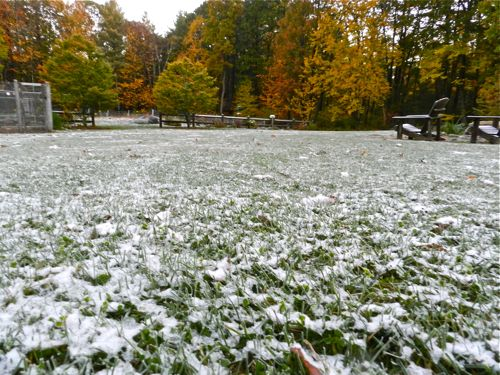
#> input picture src/AI/Detection/sample1.jpg, 500 x 375 px
$ python -i snow_detector_realtime.py   (imports and definitions only)
#> lines starting #> are read from the running program, lines starting #| are printed output that depends on the picture; after the words box and inside, x2 and y2 are one past the last pixel; in counts of white or black regions, pixels touching at a corner belong together
#> further down, picture is the input picture: shape (375, 500, 3); mean B, G, R 112.3, 133.6, 134.9
"""
Terrabot Real-Time Snow Detection with Mainframe Integration
Adaptive CV-based snow detection with socket communication to C++ mainframe
"""

import cv2
import numpy as np
import socket
import json
import time
import threading
from dataclasses import dataclass, asdict
from typing import List, Tuple


@dataclass
class SnowDetection:
    """Snow detection data structure matching C++ mainframe"""
    x: float              # Center X coordinate (normalized 0-1)
    y: float              # Center Y coordinate (normalized 0-1)
    width: float          # Bounding box width (normalized 0-1)
    height: float         # Bounding box height (normalized 0-1)
    confidence: float     # Detection confidence (0-1)
    timestamp: float      # Unix timestamp

    def to_dict(self):
        return asdict(self)


class AdaptiveSnowDetector:
    """
    Adaptive computer vision-based snow detector
    Uses dynamic thresholding and sky exclusion
    """

    def __init__(self, sky_exclusion_ratio: float = 0.3, min_area_ratio: float = 0.001):
        """
        Initialize detector

        Args:
            sky_exclusion_ratio: Fraction of top image to exclude (sky)
            min_area_ratio: Minimum contour area as fraction of total image
        """
        self.sky_exclusion_ratio = sky_exclusion_ratio
        self.min_area_ratio = min_area_ratio
        self.kernel = cv2.getStructuringElement(cv2.MORPH_ELLIPSE, (3, 3))

    def detect_snow(self, frame: np.ndarray) -> List[SnowDetection]:
        """
        Detect snow regions in frame

        Args:
            frame: Input BGR image

        Returns:
            List of snow detections
        """
        height, width = frame.shape[:2]
#> height = 375; width = 500
        timestamp = time.time()

        # Define ROI - exclude sky
        sky_threshold = int(height * self.sky_exclusion_ratio)
#> sky_threshold = 112
        roi = frame[sky_threshold:, :]
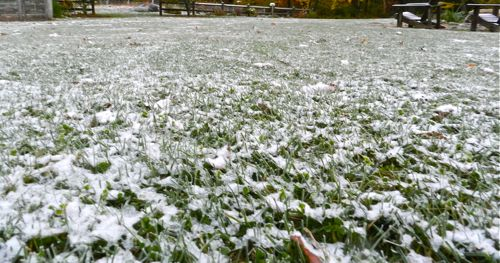
#> roi: shape (263, 500, 3); mean B, G, R 143.8, 155.3, 150.7

        # Convert to HSV
        hsv_roi = cv2.cvtColor(roi, cv2.COLOR_BGR2HSV)
#> hsv_roi: shape (263, 500, 3); mean H, S, V 57.1, 39.8, 157
        h, s, v = cv2.split(hsv_roi)
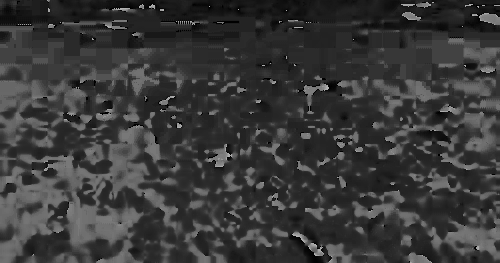
#> h: shape (263, 500); min 0, max 179, mean 57.1
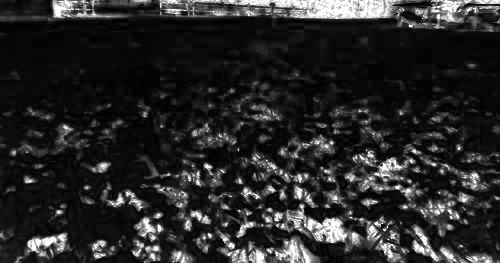
#> s: shape (263, 500); min 0, max 255, mean 39.8
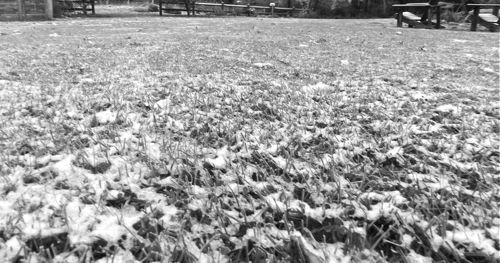
#> v: shape (263, 500); min 3, max 255, mean 157

        # Calculate adaptive thresholds
        v_mean = np.mean(v)
#> v_mean = 157
        v_std = np.std(v)
#> v_std = 55.68
        s_mean = np.mean(s)
#> s_mean = 39.77
        s_std = np.std(s)
#> s_std = 55.64

        # Dynamic threshold calculation
        min_value = max(200, int(v_mean + 0.8 * v_std))
#> min_value = 201
        max_saturation = min(50, int(s_mean + 0.5 * s_std))
#> max_saturation = 50

        # Create snow mask
        lower_snow = np.array([0, 0, min_value])
#> lower_snow = [0, 0, 201]
        upper_snow = np.array([180, max_saturation, 255])
#> upper_snow = [180, 50, 255]
        snow_mask_roi = cv2.inRange(hsv_roi, lower_snow, upper_snow)
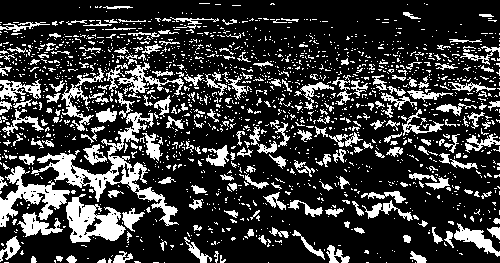
#> snow_mask_roi: shape (263, 500); 22.5% white; 1776 white regions (1563 under 20 px), largest, box (x1, y1, x2, y2) and area: (31, 112, 179, 226) 2786, (66, 194, 126, 243) 1561, (0, 166, 70, 227) 1472

        # Morphological operations
        snow_mask_roi = cv2.morphologyEx(snow_mask_roi, cv2.MORPH_OPEN, self.kernel, iterations=1)
#> snow_mask_roi: shape (263, 500); 14.8% white; 532 white regions (349 under 20 px), largest, box (x1, y1, x2, y2) and area: (66, 197, 125, 243) 1496, (0, 166, 70, 227) 1382, (37, 153, 119, 200) 1065
        snow_mask_roi = cv2.morphologyEx(snow_mask_roi, cv2.MORPH_CLOSE, self.kernel, iterations=1)
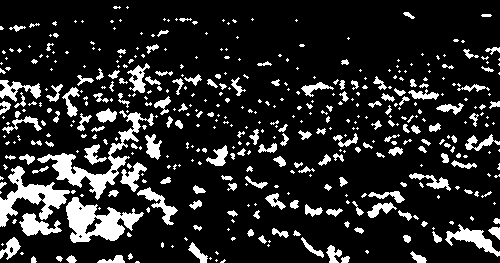
#> snow_mask_roi: shape (263, 500); 15.4% white; 448 white regions (281 under 20 px)

        # Find contours
        contours, _ = cv2.findContours(snow_mask_roi, cv2.RETR_EXTERNAL, cv2.CHAIN_APPROX_SIMPLE)
#> contours = 448 contours, 319 with area under 20; largest, box (x1, y1, x2, y2) and area: (66, 197, 144, 243) 1764, (37, 110, 154, 200) 1573, (0, 166, 70, 227) 1351, (445, 224, 500, 257) 518, (19, 213, 62, 236) 446

        # Filter and convert to detections
        min_contour_area = (width * height) * self.min_area_ratio
#> min_contour_area = 187.5
        detections = []

        for contour in contours:
            area = cv2.contourArea(contour)
            if area < min_contour_area:
                continue

            # Get bounding box
            x, y, w, h = cv2.boundingRect(contour)

            # Adjust Y coordinate for sky exclusion
            y += sky_threshold

            # Calculate normalized center and dimensions
            center_x = (x + w / 2) / width
            center_y = (y + h / 2) / height
            norm_width = w / width
            norm_height = h / height

            # Calculate confidence based on area and brightness
            roi_crop = v[max(0, y-sky_threshold):min(v.shape[0], y+h-sky_threshold),
                        max(0, x):min(v.shape[1], x+w)]
            if roi_crop.size > 0:
                avg_brightness = np.mean(roi_crop)
                confidence = min(1.0, avg_brightness / 255.0)
            else:
                confidence = 0.5

            detection = SnowDetection(
                x=float(center_x),
                y=float(center_y),
                width=float(norm_width),
                height=float(norm_height),
                confidence=float(confidence),
                timestamp=timestamp
            )
            detections.append(detection)
#> this loop made 448 passes
#> (area, x, y, w, h, center_x, center_y, norm_width) on passes 25, 38, 47, 63, 77, 96, 102, 111, 142, 171, 242, 326: (205.5, 0, 349, 21, 23, 0.021, 0.961, 0.042), (517.5, 445, 336, 55, 33, 0.945, 0.94, 0.11), (446.5, 19, 325, 43, 23, 0.081, 0.897, 0.086), (1764.5, 66, 309, 78, 46, 0.21, 0.885, 0.156), (355.5, 137, 299, 41, 38, 0.315, 0.848, 0.082), (201.5, 409, 285, 42, 18, 0.86, 0.784, 0.084), (1351, 0, 278, 70, 61, 0.07, 0.823, 0.14), (276, 120, 274, 27, 30, 0.267, 0.771, 0.054), (190.5, 206, 257, 22, 21, 0.434, 0.713, 0.044), (211, 145, 246, 17, 26, 0.307, 0.691, 0.034), (1573, 37, 222, 117, 90, 0.191, 0.712, 0.234), (345, 0, 192, 41, 22, 0.041, 0.541, 0.082)
#> area on passes 5, 7, 8, 9, 12, 15: 35.5, 21, 91, 43.5, 79.5, 128
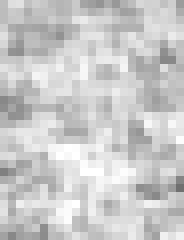
#> roi_crop: shape (30, 23) (shown 8 times larger); min 112, max 255, mean 201.9
#> after the loop, detections = 13 items

        return detections

    # [34 lines left out: function draw_detections, not called in this run]


class MainframeClient:
    """
    Socket client to communicate with C++ mainframe
    """

    # [66 lines left out: functions __init__, connect, send_detections, disconnect, not called in this run]


class RealTimeSnowDetectionSystem:
    """
    Main system integrating camera, detector, and mainframe communication
    """

    # [159 lines left out: functions __init__, initialize, run, shutdown, main, not called in this run]


# [2 lines not run here, left out]

>>> import cv2
>>> picture = cv2.imread('sample1.jpg')
>>> result = AdaptiveSnowDetector().detect_snow(picture)
#> result = 13 items
